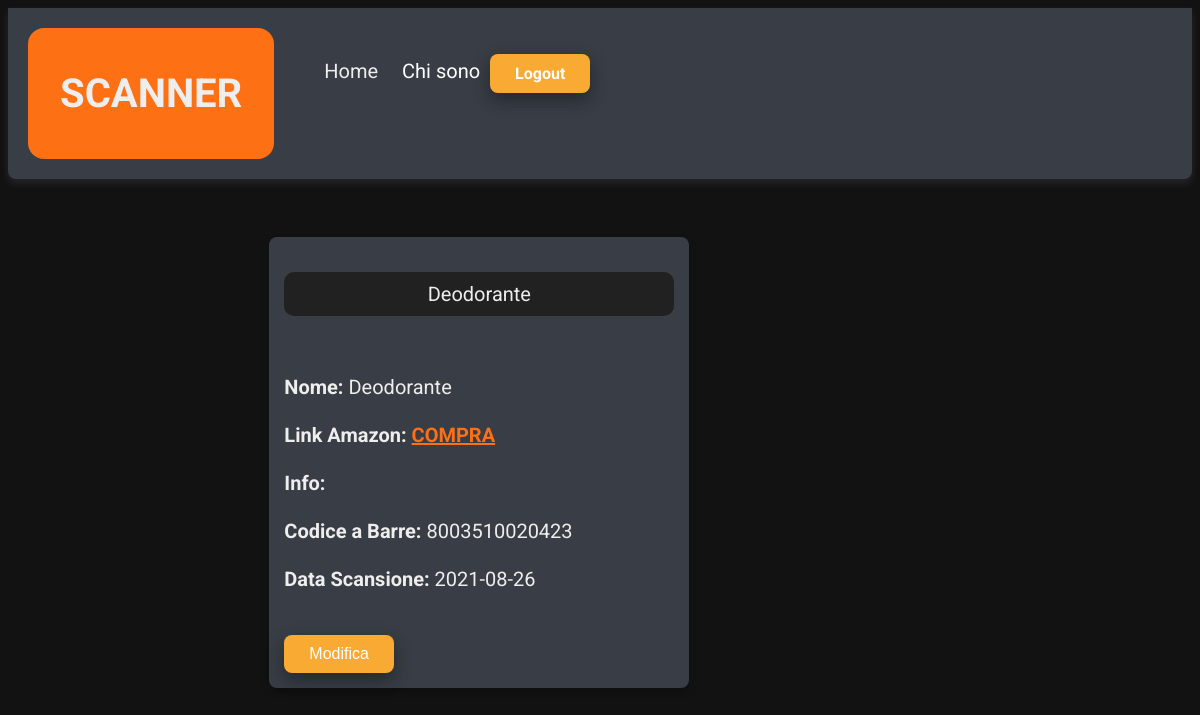
Screenshot of /HOME/prodotti.php?prodotto=Deodorante (signed in) with the database file from the repository.
### tables this page shows
CREATE TABLE `ProdottiConosciuti` (
  `id_Prodotto` int(20) NOT NULL,
  `codice_a_barre` varchar(40) DEFAULT NULL,
  `data_iscrizione` date DEFAULT NULL
);

CREATE TABLE `Prodotto` (
  `id` int(20) NOT NULL,
  `nome` varchar(40) DEFAULT NULL,
  `info` varchar(200) DEFAULT NULL,
  `id_UtenteRegistrato` int(11) NOT NULL
);

### HOME/prodotti.php (the view, shortened to what this page needs)
<?php
require "../Setup/config.php";
$nome=$_GET['prodotto'];
if (!empty($nome)) {
    $query="SELECT *
        FROM Prodotto Left JOIN ProdottiConosciuti ON (Prodotto.id=ProdottiConosciuti.id_Prodotto )
        WHERE Prodotto.nome='$nome'";
    if (!$result= mysqli_query($link, $query)) {
     }
     $row = mysqli_fetch_assoc($result);
}
if(isset($_SESSION["loggedin"]) && $_SESSION["loggedin"] === true){
    $home="home.php";
    $log= "Logout";
  }
  else {
  $home="../index.php";
  $log= "Login";
  }
?>
<!DOCTYPE html>
<html lang="en">
  <head>
    <link
      rel="stylesheet"
      href="https://cdnjs.cloudflare.com/ajax/libs/meyer-reset/2.0/reset.min.css"
    />
    <link rel="stylesheet" href="../CSS/style.css?v=3.4.1" />
    <link rel="stylesheet/less" type="text/css" href="../CSS/styles.less" />
  </head>
  <body>
    <header class="headercard">
      <div class="logo intro-text">
        <a href="../index.php" id="logo"><h1>SCANNER</h1></a>
      </div>
      <div class="union">
        <ul class="menu">
          <li class="">
            <a href= <?php echo $home; ?>>
              <span style="" class="normal-text white-text">Home</span>
            </a>
          </li>
          <li><a href="../Contact.php"  class="normal-text white-text">Chi sono</a></li>
        </ul>
        <h3><a href="../Login/logout.php" class="buttonBase login"><?php echo $log; ?></a></h3>
      </div>
    </header>
    <br>
    <br>
    <main style="margin: 20px">
        <div class="card">
            <p class="titolocard normal-text">
                <?php
                    echo $row["nome"];
                ?>
            </p>
            <br>
            <p class="normal-text white-text link">
                <?php
                    echo '<span style="font-weight: bold;">Nome: </span>'.$row["nome"];
                    echo "<br>";
                    echo "<br>";
                    $var=str_replace(' ', '+', $nome);
                    $link=
                    "<a href=https://www.amazon.it/s?k=".$var.' class=link target="_blank"'.">COMPRA</a>";
                    echo '<span style="font-weight: bold;">Link Amazon: </span>'.$link ;
                    echo "<br>";
                    echo "<br>";
                    echo '<span style="font-weight: bold;">Info: </span>'.$row["info"];
                    echo "<br>";
                    echo "<br>";
                    echo '<span style="font-weight: bold;">Codice a Barre: </span>'.$row["codice_a_barre"];
                    echo "<br>";
                    echo "<br>";
                    echo '<span style="font-weight: bold;">Data Scansione: </span>'.$row["data_iscrizione"];
                    echo "<br>";
                 ?>
                <br>
            </p>
            <button class="buttonBase" onclick="displayMODIFICA('modifica')">Modifica</button>
        </div>
        <br>
        <br>
    </main>
    </body>

### CSS/style.css (style rules this page uses)
body { font-family: "Roboto", sans-serif; font-size: 16px; background-color: #121212; }
a { text-decoration: none; }
h1, h2, h3, h4, h5, p { color: #eeeeee; }
.white-text { color: #eeeeee; }
.normal-text { font-size: 20px; }
.intro-text { text-transform: uppercase; font-size: 20px; font-weight: bold; }
.buttonBase { background-color: #f9aa33; box-shadow: 0 8px 16px 0 rgba(0, 0, 0, 0.2), 0 6px 20px 0 rgba(0, 0, 0, 0.19); border: none; border-radius: 8px; color: white; padding: 10px 25px; text-align: center; text-decoration: none; display: inline-block; font-size: 16px; transition-duration: 0.4s; }
.card { background-color: #393e46; box-shadow: 0 4px 8px 0 rgba(0, 0, 0, 0.2); transition: 0.3s; padding: 15px; width: 420px; border-radius: 8px; height: fit-content; }
.titolocard { text-align: center; background-color: #212121; padding: 10px 15px; border-radius: 10px; }
.headercard { background-color: #393e46; box-shadow: 0 4px 8px 0 rgba(124, 124, 124, 0.2); width: 100%; border-radius: 0px 0px 8px 8px; }
header { width: 100%; top: 0; left: 0; padding: 20px; display: flex; position: -webkit-sticky; position: sticky; }
.logo { background-color: #fd7014; border: none; border-radius: 16px; color: white; padding: 15px 32px; text-decoration: none; display: inline-block; text-align: center; }
.menu { width: 100%; }
.menu li { display: inline-block; }
.menu li a { color: #ffffff; padding: 10px; padding-top: 15px; display: block; }
.union { display: flex; }
.login { align-items: flex-end; right: 25%; margin-top: 7px; }
main { margin: 20px; display: flex; justify-content: space-evenly; }
.link a:link { text-decoration: underline; font-weight: bold; color: #fd7014; }
*, *:before, *:after { -webkit-box-sizing: border-box; -moz-box-sizing: border-box; box-sizing: border-box; }

### rows the page displays
prodotticonosciuti: id_Prodotto.nome "Deodorante", codice_a_barre "8003510020423", data_iscrizione "2021-08-26"

### other values shown
$log "Logout"
